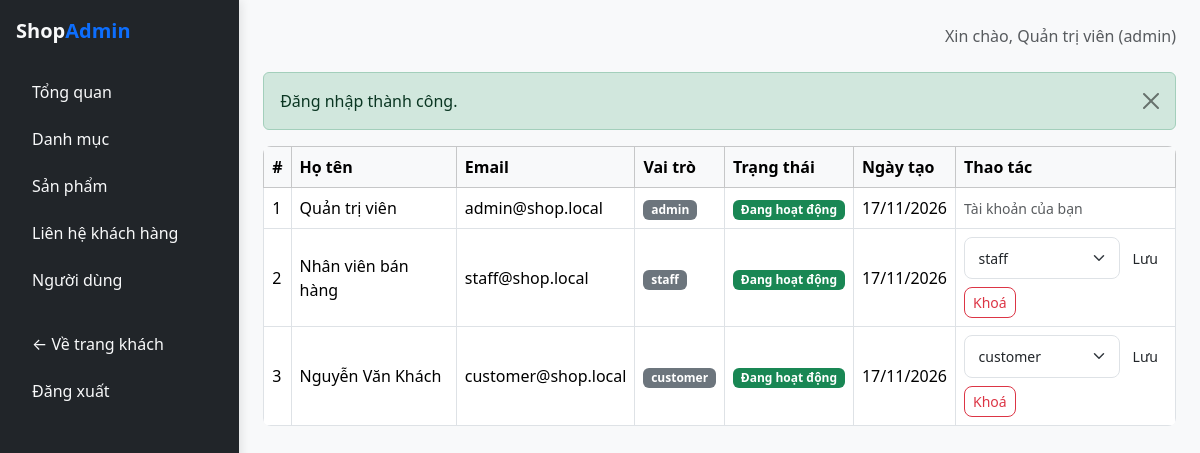
/public/admin/user (signed in), run on the app's committed database.
### tables this page shows
CREATE TABLE `users` (
    `id` INT AUTO_INCREMENT PRIMARY KEY,
    `full_name` VARCHAR(100) NOT NULL,
    `email` VARCHAR(150) NOT NULL UNIQUE,
    `password` VARCHAR(255) NOT NULL,
    `phone` VARCHAR(20) DEFAULT NULL,
    `address` VARCHAR(255) DEFAULT NULL,
    `role` ENUM('admin', 'staff', 'customer') NOT NULL DEFAULT 'customer',
    `status` ENUM('active', 'locked') NOT NULL DEFAULT 'active',
    `created_at` TIMESTAMP DEFAULT CURRENT_TIMESTAMP,
    `updated_at` TIMESTAMP DEFAULT CURRENT_TIMESTAMP ON UPDATE CURRENT_TIMESTAMP
);

### app/core/Controller.php (called while the page is built, shortened)
<?php
abstract class Controller
{
    protected function view(string $view, array $data = [], string|false $layout = 'main'): void
    {
        $viewFile = __DIR__ . '/../views/' . $view . '.php';
        $layoutFile = __DIR__ . '/../views/layouts/' . $layout . '.php';
        $content = function () use ($viewFile, $data) {
            extract($data);
            require $viewFile;
        };
        require $layoutFile;
    }
}

### app/core/AdminController.php (called while the page is built, shortened)
<?php
abstract class AdminController extends Controller
{
protected function view(string $view, array $data = [], string|false
$layout = 'admin'): void
{
parent::view($view, $data, $layout);
}
}

### app/controllers/admin/AdminUserController.php (called while the page is built, shortened)
<?php
class AdminUserController extends AdminController
{
public function index(): void
{
$users = User::all('created_at DESC');
$this->view('admin/user/index', ['pageTitle' => 'Quản lý người
dùng', 'users' => $users]);
}
}

### app/core/App.php (called while the page is built, shortened)
<?php
class App
{
    protected string $action;
    protected array $params = [];
    public function __construct()
    {
        $url = $_GET['url'] ?? '';
        if ($url === '') {
            if (!empty($_SERVER['PATH_INFO'])) {
                $url = $_SERVER['PATH_INFO'];
            }
        }
        $url = preg_replace('#^/?index\.php/?#i', '', $url);
        $url = trim($url, '/');
        $segments = $url === '' ? [] : explode('/', $url);
        if (($segments[0] ?? '') === 'admin') {
            $this->action = $segments[2] ?? 'index';
            $this->params = array_slice($segments, 3);
        } else {
            $this->controllerName = ucfirst($segments[0] ?? 'home') . 'Controller';
            $this->action = $segments[1] ?? 'index';
            $this->params = array_slice($segments, 2);
        }
        $this->dispatch();
    }
    protected function dispatch(): void
    {
        $controller = new $this->controllerName();
        call_user_func_array([$controller, $this->action], $this->params);
    }
}

### public/index.php (called while the page is built, shortened)
<?php
require_once __DIR__ . '/../app/core/helpers.php';
spl_autoload_register(function (string $class): void {
$directories = [
__DIR__ . '/../app/core/',
__DIR__ . '/../app/controllers/',
__DIR__ . '/../app/controllers/admin/',
__DIR__ . '/../app/models/',
__DIR__ . '/../app/services/',
];
foreach ($directories as $dir) {
$file = $dir . $class . '.php';
if (file_exists($file)) {
return;
}
}
});
new App();
?>

### app/core/helpers.php (called while the page is built, shortened)
<?php
function e(?string $value): string
{
    return htmlspecialchars((string) ($value ?? ''), ENT_QUOTES, 'UTF-8');
}
function base_url(string $path = ''): string
{
    static $base = null;
    if ($base === null) {
        if (defined('BASE_URL') && BASE_URL !== 'http://localhost/shop/public/') {
            $base = rtrim(BASE_URL, '/');
        } else {
            $scriptName = str_replace('\\', '/', $_SERVER['SCRIPT_NAME'] ?? '');
            $dir = dirname($scriptName);
            $base = ($dir === '/' || $dir === '\\') ? '' : rtrim($dir, '/');
        }
    }
    $path = ltrim($path, '/');
    return $path === '' ? ($base === '' ? '/' : $base . '/') : $base . '/' . $path;
}
function asset(string $path): string
{
    $cleanPath = ltrim($path, '/');
    return base_url($cleanPath);
}
function flash(string $key, ?string $message = null, string $type = 'success'): ?array
{
    if (!empty($_SESSION['flash'][$key])) {
        $data = $_SESSION['flash'][$key];
        return $data;
    }
    return null;
}

### app/core/Auth.php (called while the page is built, shortened)
<?php
class Auth
{
public static function user(): ?array
{
return $_SESSION['user'] ?? null;
}
public static function id(): ?int
{
return isset($_SESSION['user']['id']) ? (int)
$_SESSION['user']['id'] : null;
}
public static function role(): ?string
{
return $_SESSION['user']['role'] ?? null;
}
}

### app/core/Database.php (called while the page is built, shortened)
<?php
class Database
{
    private static ?PDO $instance = null;
    public static function getInstance(): PDO
    {
        if (self::$instance === null) {
            $host = defined('DB_HOST') ? DB_HOST : 'localhost';
            $name = defined('DB_NAME') ? DB_NAME : 'shop_db';
            $user = defined('DB_USER') ? DB_USER : 'root';
            $pass = defined('DB_PASS') ? DB_PASS : '';
            $charset = defined('DB_CHARSET') ? DB_CHARSET : 'utf8mb4';
            $dsn = "mysql:host={$host};dbname={$name};charset={$charset}";
            $options = [
                PDO::ATTR_ERRMODE            => PDO::ERRMODE_EXCEPTION,
                PDO::ATTR_DEFAULT_FETCH_MODE => PDO::FETCH_ASSOC,
                PDO::ATTR_EMULATE_PREPARES   => false,
            ];
            try {
                self::$instance = new PDO($dsn, $user, $pass, $options);
            } catch (PDOException $e) {
                try {
                    $initDsn = "mysql:host={$host};charset={$charset}";
                    $initPdo = new PDO($initDsn, $user, $pass, $options);
                    $initPdo->exec("CREATE DATABASE IF NOT EXISTS `{$name}` CHARACTER SET utf8mb4 COLLATE utf8mb4_unicode_ci");
                    self::$instance = new PDO($dsn, $user, $pass, $options);
                    $schemaFile = __DIR__ . '/../../database/schema.sql';
                    if (file_exists($schemaFile)) {
                        $sql = file_get_contents($schemaFile);
                        self::$instance->exec($sql);
                    }
                } catch (PDOException $ex) {
                    error_log('Loi ket noi CSDL: ' . $ex->getMessage());
                    http_response_code(500);
                    die('Lỗi kết nối cơ sở dữ liệu: ' . $ex->getMessage());
                }
            }
        }
        return self::$instance;
    }
}

### app/core/Model.php (called while the page is built, shortened)
<?php
abstract class Model
{
protected static string $table = '';
protected static function db(): PDO
{
return Database::getInstance();
}
public static function all(string $orderBy = ''): array
{
$sql = 'SELECT * FROM ' . static::$table;
if ($orderBy !== '') {
$sql .= ' ORDER BY ' . $orderBy;
}
return static::db()->query($sql)->fetchAll();
}
}
?>

### app/views/admin/user/index.php (the view, shortened to what this page needs)
<div class="table-responsive">
<table class="table table-bordered align-middle bg-white">
<thead class="table-light">
<tr>
<th>#</th>
<th>Họ tên</th>
<th>Email</th>
<th>Vai trò</th>
<th>Trạng thái</th>
<th>Ngày tạo</th>
<?php if (Auth::role() === 'admin'): ?><th style="width:
220px;">Thao tác</th><?php endif; ?>
</tr>
</thead>
<tbody>
<?php foreach ($users as $u): ?>
<tr>
<td><?= (int) $u['id'] ?></td>
<td><?= e($u['full_name']) ?></td>
<td><?= e($u['email']) ?></td>
<td><span class="badge bg-secondary"><?= e($u['role'])
?></span></td>
<td>
<?php if ($u['status'] === 'active'): ?>
<span class="badge bg-success">Đang hoạt
động</span>
<?php else: ?>
<span class="badge bg-danger">Đã khoá</span>
<?php endif; ?>
</td>
<td><?= e(date('d/m/Y', strtotime($u['created_at'])))
?></td>
<?php if (Auth::role() === 'admin'): ?>
<td>
<?php if ((int) $u['id'] === (int) Auth::id()): ?>
<span class="text-muted small">Tài khoản của
bạn</span>
<?php else: ?>
<div class="d-flex flex-column gap-2">
<form method="POST" action="<?=
e(base_url('admin/user/role')) ?>" class="d-flex gap-1">
<select name="role" class="form-select
form-select-sm">
<?php foreach (['customer',
'staff', 'admin'] as $r): ?>
<option value="<?= $r ?>" <?=
$u['role'] === $r ? 'selected' : '' ?>>
<?= $r ?>
</option>
<?php endforeach; ?>
</select>
<button class="btn btn-sm btn-outline-
primary">Lưu</button>
</form>
<form method="POST" action="<?=
e(base_url('admin/user/status')) ?>">
<button class="btn btn-sm <?=
$u['status'] === 'active' ? 'btn-outline-danger' : 'btn-outline-success'
?>">
<?= $u['status'] === 'active' ?
'Khoá' : 'Mở khoá' ?>
</button>
</form>
</div>
<?php endif; ?>
</td>
<?php endif; ?>
</tr>
<?php endforeach; ?>
</tbody>
</table>
</div>

### app/views/layouts/admin.php (shortened to what this page needs)
<!DOCTYPE html>
<html lang="vi">
<head>
    <link href="https://cdn.jsdelivr.net/npm/bootstrap@5/dist/css/bootstrap.min.css" rel="stylesheet">
    <link href="<?= e(asset('css/style.css')) ?>" rel="stylesheet">
</head>
<body>
<div class="d-flex">
    <nav class="bg-dark text-light p-3" style="width: 240px; min-height: 100vh;">
        <a href="<?= e(base_url('admin/dashboard')) ?>" class="d-block text-light text-decoration-none fw-bold fs-5 mb-4">
            Shop<span class="text-primary">Admin</span>
        </a>
        <ul class="nav nav-pills flex-column gap-1">
            <li class="nav-item">
                <a class="nav-link text-light" href="<?= e(base_url('admin/dashboard')) ?>">Tổng quan</a>
            </li>
            <li class="nav-item">
                <a class="nav-link text-light" href="<?= e(base_url('admin/category')) ?>">Danh mục</a>
            </li>
            <li class="nav-item">
                <a class="nav-link text-light" href="<?= e(base_url('admin/product')) ?>">Sản phẩm</a>
            </li>
            <li class="nav-item">
                <a class="nav-link text-light" href="<?= e(base_url('admin/contact')) ?>">Liên hệ khách hàng</a>
            </li>
            <?php if (Auth::role() === 'admin'): ?>
                <li class="nav-item">
                    <a class="nav-link text-light" href="<?= e(base_url('admin/user')) ?>">Người dùng</a>
                </li>
            <?php endif; ?>
            <li class="nav-item mt-3">
                <a class="nav-link text-light" href="<?= e(base_url('')) ?>">&larr; Về trang khách</a>
            </li>
            <li class="nav-item">
                <a class="nav-link text-light" href="<?= e(base_url('admin/auth/logout')) ?>">Đăng xuất</a>
            </li>
        </ul>
    </nav>
    <div class="flex-grow-1 p-4">
        <div class="d-flex justify-content-between align-items-center mb-4">
            <span class="text-muted">
                Xin chào, <?= e(Auth::user()['full_name'] ?? '') ?>
                (<?= e(Auth::role() ?? '') ?>)
            </span>
        </div>
        <?php if ($f = flash('success')): ?>
            <div class="alert alert-success alert-dismissible fade show" role="alert">
                <?= $f['message'] ?>
                <button type="button" class="btn-close" data-bs-dismiss="alert"></button>
            </div>
        <?php endif; ?>
        <?php $content(); ?>
    </div>
</div>
</body>
</html>

### public/css/style.css (style rules this page uses)
body { background-color: #f8f9fa; color: #333333; font-family: system-ui, -apple-system, "Segoe UI", Roboto, "Helvetica Neue", Arial, sans-serif; }
.table { border-radius: 0.5rem; overflow: hidden; }
.btn { border-radius: 0.5rem; font-weight: 500; }
.form-control, .form-select { border-radius: 0.5rem; padding: 0.6rem 0.85rem; }
nav.bg-dark { box-shadow: 2px 0 10px rgba(0,0,0,0.1); }
nav.bg-dark .nav-link { border-radius: 0.5rem; padding: 0.6rem 1rem; transition: all 0.2s ease-in-out; }

### data on the page
users: full_name "Quản trị viên", id "1", email "admin@shop.local", role "admin", status "Đang hoạt động", created_at "17/11/2026", shows "Tài khoản của bạn"
users: id "2", full_name "Nhân viên bán hàng", email "staff@shop.local", role "staff", status "Đang hoạt động", created_at "17/11/2026"
users: id "3", full_name "Nguyễn Văn Khách", email "customer@shop.local", role "customer", status "Đang hoạt động", created_at "17/11/2026"

### other printed values
Auth::role() "admin"
$f['message'] "Đăng nhập thành công."
